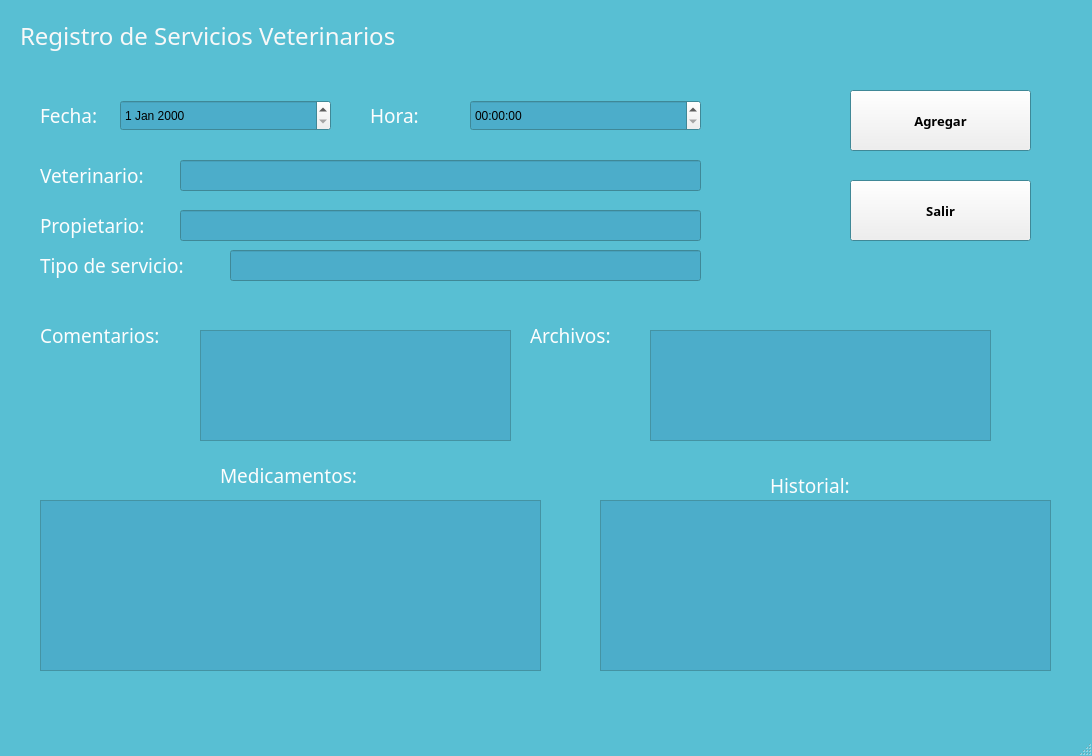
<?xml version="1.0" encoding="UTF-8"?>
<ui version="4.0">
 <class>MainWindow</class>
 <widget class="QMainWindow" name="MainWindow">
  <property name="geometry">
   <rect>
    <x>0</x>
    <y>0</y>
    <width>1092</width>
    <height>756</height>
   </rect>
  </property>
  <property name="palette">
   <palette>
    <active>
     <colorrole role="Base">
      <brush brushstyle="SolidPattern">
       <color alpha="255">
        <red>76</red>
        <green>173</green>
        <blue>202</blue>
       </color>
      </brush>
     </colorrole>
     <colorrole role="Window">
      <brush brushstyle="SolidPattern">
       <color alpha="255">
        <red>88</red>
        <green>191</green>
        <blue>211</blue>
       </color>
      </brush>
     </colorrole>
    </active>
    <inactive>
     <colorrole role="Base">
      <brush brushstyle="SolidPattern">
       <color alpha="255">
        <red>76</red>
        <green>173</green>
        <blue>202</blue>
       </color>
      </brush>
     </colorrole>
     <colorrole role="Window">
      <brush brushstyle="SolidPattern">
       <color alpha="255">
        <red>88</red>
        <green>191</green>
        <blue>211</blue>
       </color>
      </brush>
     </colorrole>
    </inactive>
    <disabled>
     <colorrole role="Base">
      <brush brushstyle="SolidPattern">
       <color alpha="255">
        <red>88</red>
        <green>191</green>
        <blue>211</blue>
       </color>
      </brush>
     </colorrole>
     <colorrole role="Window">
      <brush brushstyle="SolidPattern">
       <color alpha="255">
        <red>88</red>
        <green>191</green>
        <blue>211</blue>
       </color>
      </brush>
     </colorrole>
    </disabled>
   </palette>
  </property>
  <property name="windowTitle">
   <string>MainWindow</string>
  </property>
  <widget class="QWidget" name="centralwidget">
   <widget class="QLabel" name="label">
    <property name="geometry">
     <rect>
      <x>40</x>
      <y>90</y>
      <width>91</width>
      <height>51</height>
     </rect>
    </property>
    <property name="palette">
     <palette>
      <active>
       <colorrole role="WindowText">
        <brush brushstyle="SolidPattern">
         <color alpha="255">
          <red>253</red>
          <green>253</green>
          <blue>253</blue>
         </color>
        </brush>
       </colorrole>
       <colorrole role="Text">
        <brush brushstyle="SolidPattern">
         <color alpha="255">
          <red>247</red>
          <green>247</green>
          <blue>247</blue>
         </color>
        </brush>
       </colorrole>
      </active>
      <inactive>
       <colorrole role="WindowText">
        <brush brushstyle="SolidPattern">
         <color alpha="255">
          <red>253</red>
          <green>253</green>
          <blue>253</blue>
         </color>
        </brush>
       </colorrole>
       <colorrole role="Text">
        <brush brushstyle="SolidPattern">
         <color alpha="255">
          <red>247</red>
          <green>247</green>
          <blue>247</blue>
         </color>
        </brush>
       </colorrole>
      </inactive>
      <disabled>
       <colorrole role="WindowText">
        <brush brushstyle="SolidPattern">
         <color alpha="255">
          <red>120</red>
          <green>120</green>
          <blue>120</blue>
         </color>
        </brush>
       </colorrole>
       <colorrole role="Text">
        <brush brushstyle="SolidPattern">
         <color alpha="255">
          <red>120</red>
          <green>120</green>
          <blue>120</blue>
         </color>
        </brush>
       </colorrole>
      </disabled>
     </palette>
    </property>
    <property name="font">
     <font>
      <family>Century Gothic</family>
      <pointsize>14</pointsize>
     </font>
    </property>
    <property name="text">
     <string>Fecha:</string>
    </property>
   </widget>
   <widget class="QLabel" name="label_2">
    <property name="geometry">
     <rect>
      <x>20</x>
      <y>10</y>
      <width>531</width>
      <height>51</height>
     </rect>
    </property>
    <property name="palette">
     <palette>
      <active>
       <colorrole role="WindowText">
        <brush brushstyle="SolidPattern">
         <color alpha="255">
          <red>248</red>
          <green>248</green>
          <blue>248</blue>
         </color>
        </brush>
       </colorrole>
       <colorrole role="Text">
        <brush brushstyle="SolidPattern">
         <color alpha="255">
          <red>249</red>
          <green>249</green>
          <blue>249</blue>
         </color>
        </brush>
       </colorrole>
       <colorrole role="ButtonText">
        <brush brushstyle="SolidPattern">
         <color alpha="255">
          <red>246</red>
          <green>246</green>
          <blue>253</blue>
         </color>
        </brush>
       </colorrole>
      </active>
      <inactive>
       <colorrole role="WindowText">
        <brush brushstyle="SolidPattern">
         <color alpha="255">
          <red>248</red>
          <green>248</green>
          <blue>248</blue>
         </color>
        </brush>
       </colorrole>
       <colorrole role="Text">
        <brush brushstyle="SolidPattern">
         <color alpha="255">
          <red>249</red>
          <green>249</green>
          <blue>249</blue>
         </color>
        </brush>
       </colorrole>
       <colorrole role="ButtonText">
        <brush brushstyle="SolidPattern">
         <color alpha="255">
          <red>246</red>
          <green>246</green>
          <blue>253</blue>
         </color>
        </brush>
       </colorrole>
      </inactive>
      <disabled>
       <colorrole role="WindowText">
        <brush brushstyle="SolidPattern">
         <color alpha="255">
          <red>120</red>
          <green>120</green>
          <blue>120</blue>
         </color>
        </brush>
       </colorrole>
       <colorrole role="Text">
        <brush brushstyle="SolidPattern">
         <color alpha="255">
          <red>120</red>
          <green>120</green>
          <blue>120</blue>
         </color>
        </brush>
       </colorrole>
       <colorrole role="ButtonText">
        <brush brushstyle="SolidPattern">
         <color alpha="255">
          <red>120</red>
          <green>120</green>
          <blue>120</blue>
         </color>
        </brush>
       </colorrole>
      </disabled>
     </palette>
    </property>
    <property name="font">
     <font>
      <family>Century Gothic</family>
      <pointsize>18</pointsize>
      <weight>50</weight>
      <bold>false</bold>
     </font>
    </property>
    <property name="text">
     <string>Registro de Servicios Veterinarios</string>
    </property>
   </widget>
   <widget class="QDateEdit" name="fecha">
    <property name="geometry">
     <rect>
      <x>120</x>
      <y>100</y>
      <width>211</width>
      <height>31</height>
     </rect>
    </property>
   </widget>
   <widget class="QLabel" name="label_3">
    <property name="geometry">
     <rect>
      <x>370</x>
      <y>90</y>
      <width>91</width>
      <height>51</height>
     </rect>
    </property>
    <property name="palette">
     <palette>
      <active>
       <colorrole role="WindowText">
        <brush brushstyle="SolidPattern">
         <color alpha="255">
          <red>253</red>
          <green>253</green>
          <blue>253</blue>
         </color>
        </brush>
       </colorrole>
       <colorrole role="Text">
        <brush brushstyle="SolidPattern">
         <color alpha="255">
          <red>247</red>
          <green>247</green>
          <blue>247</blue>
         </color>
        </brush>
       </colorrole>
      </active>
      <inactive>
       <colorrole role="WindowText">
        <brush brushstyle="SolidPattern">
         <color alpha="255">
          <red>253</red>
          <green>253</green>
          <blue>253</blue>
         </color>
        </brush>
       </colorrole>
       <colorrole role="Text">
        <brush brushstyle="SolidPattern">
         <color alpha="255">
          <red>247</red>
          <green>247</green>
          <blue>247</blue>
         </color>
        </brush>
       </colorrole>
      </inactive>
      <disabled>
       <colorrole role="WindowText">
        <brush brushstyle="SolidPattern">
         <color alpha="255">
          <red>120</red>
          <green>120</green>
          <blue>120</blue>
         </color>
        </brush>
       </colorrole>
       <colorrole role="Text">
        <brush brushstyle="SolidPattern">
         <color alpha="255">
          <red>120</red>
          <green>120</green>
          <blue>120</blue>
         </color>
        </brush>
       </colorrole>
      </disabled>
     </palette>
    </property>
    <property name="font">
     <font>
      <family>Century Gothic</family>
      <pointsize>14</pointsize>
     </font>
    </property>
    <property name="text">
     <string>Hora:</string>
    </property>
   </widget>
   <widget class="QTimeEdit" name="hora">
    <property name="geometry">
     <rect>
      <x>470</x>
      <y>100</y>
      <width>231</width>
      <height>31</height>
     </rect>
    </property>
   </widget>
   <widget class="QLabel" name="label_4">
    <property name="geometry">
     <rect>
      <x>40</x>
      <y>150</y>
      <width>151</width>
      <height>51</height>
     </rect>
    </property>
    <property name="palette">
     <palette>
      <active>
       <colorrole role="WindowText">
        <brush brushstyle="SolidPattern">
         <color alpha="255">
          <red>253</red>
          <green>253</green>
          <blue>253</blue>
         </color>
        </brush>
       </colorrole>
       <colorrole role="Text">
        <brush brushstyle="SolidPattern">
         <color alpha="255">
          <red>247</red>
          <green>247</green>
          <blue>247</blue>
         </color>
        </brush>
       </colorrole>
      </active>
      <inactive>
       <colorrole role="WindowText">
        <brush brushstyle="SolidPattern">
         <color alpha="255">
          <red>253</red>
          <green>253</green>
          <blue>253</blue>
         </color>
        </brush>
       </colorrole>
       <colorrole role="Text">
        <brush brushstyle="SolidPattern">
         <color alpha="255">
          <red>247</red>
          <green>247</green>
          <blue>247</blue>
         </color>
        </brush>
       </colorrole>
      </inactive>
      <disabled>
       <colorrole role="WindowText">
        <brush brushstyle="SolidPattern">
         <color alpha="255">
          <red>120</red>
          <green>120</green>
          <blue>120</blue>
         </color>
        </brush>
       </colorrole>
       <colorrole role="Text">
        <brush brushstyle="SolidPattern">
         <color alpha="255">
          <red>120</red>
          <green>120</green>
          <blue>120</blue>
         </color>
        </brush>
       </colorrole>
      </disabled>
     </palette>
    </property>
    <property name="font">
     <font>
      <family>Century Gothic</family>
      <pointsize>14</pointsize>
     </font>
    </property>
    <property name="text">
     <string>Veterinario:</string>
    </property>
   </widget>
   <widget class="QLineEdit" name="veterinarionombre">
    <property name="geometry">
     <rect>
      <x>180</x>
      <y>160</y>
      <width>521</width>
      <height>31</height>
     </rect>
    </property>
   </widget>
   <widget class="QLabel" name="label_5">
    <property name="geometry">
     <rect>
      <x>40</x>
      <y>200</y>
      <width>151</width>
      <height>51</height>
     </rect>
    </property>
    <property name="palette">
     <palette>
      <active>
       <colorrole role="WindowText">
        <brush brushstyle="SolidPattern">
         <color alpha="255">
          <red>253</red>
          <green>253</green>
          <blue>253</blue>
         </color>
        </brush>
       </colorrole>
       <colorrole role="Text">
        <brush brushstyle="SolidPattern">
         <color alpha="255">
          <red>247</red>
          <green>247</green>
          <blue>247</blue>
         </color>
        </brush>
       </colorrole>
      </active>
      <inactive>
       <colorrole role="WindowText">
        <brush brushstyle="SolidPattern">
         <color alpha="255">
          <red>253</red>
          <green>253</green>
          <blue>253</blue>
         </color>
        </brush>
       </colorrole>
       <colorrole role="Text">
        <brush brushstyle="SolidPattern">
         <color alpha="255">
          <red>247</red>
          <green>247</green>
          <blue>247</blue>
         </color>
        </brush>
       </colorrole>
      </inactive>
      <disabled>
       <colorrole role="WindowText">
        <brush brushstyle="SolidPattern">
         <color alpha="255">
          <red>120</red>
          <green>120</green>
          <blue>120</blue>
         </color>
        </brush>
       </colorrole>
       <colorrole role="Text">
        <brush brushstyle="SolidPattern">
         <color alpha="255">
          <red>120</red>
          <green>120</green>
          <blue>120</blue>
         </color>
        </brush>
       </colorrole>
      </disabled>
     </palette>
    </property>
    <property name="font">
     <font>
      <family>Century Gothic</family>
      <pointsize>14</pointsize>
     </font>
    </property>
    <property name="text">
     <string>Propietario:</string>
    </property>
   </widget>
   <widget class="QLineEdit" name="propietarionombre">
    <property name="geometry">
     <rect>
      <x>180</x>
      <y>210</y>
      <width>521</width>
      <height>31</height>
     </rect>
    </property>
   </widget>
   <widget class="QLabel" name="label_6">
    <property name="geometry">
     <rect>
      <x>40</x>
      <y>240</y>
      <width>191</width>
      <height>51</height>
     </rect>
    </property>
    <property name="palette">
     <palette>
      <active>
       <colorrole role="WindowText">
        <brush brushstyle="SolidPattern">
         <color alpha="255">
          <red>253</red>
          <green>253</green>
          <blue>253</blue>
         </color>
        </brush>
       </colorrole>
       <colorrole role="Text">
        <brush brushstyle="SolidPattern">
         <color alpha="255">
          <red>247</red>
          <green>247</green>
          <blue>247</blue>
         </color>
        </brush>
       </colorrole>
      </active>
      <inactive>
       <colorrole role="WindowText">
        <brush brushstyle="SolidPattern">
         <color alpha="255">
          <red>253</red>
          <green>253</green>
          <blue>253</blue>
         </color>
        </brush>
       </colorrole>
       <colorrole role="Text">
        <brush brushstyle="SolidPattern">
         <color alpha="255">
          <red>247</red>
          <green>247</green>
          <blue>247</blue>
         </color>
        </brush>
       </colorrole>
      </inactive>
      <disabled>
       <colorrole role="WindowText">
        <brush brushstyle="SolidPattern">
         <color alpha="255">
          <red>120</red>
          <green>120</green>
          <blue>120</blue>
         </color>
        </brush>
       </colorrole>
       <colorrole role="Text">
        <brush brushstyle="SolidPattern">
         <color alpha="255">
          <red>120</red>
          <green>120</green>
          <blue>120</blue>
         </color>
        </brush>
       </colorrole>
      </disabled>
     </palette>
    </property>
    <property name="font">
     <font>
      <family>Century Gothic</family>
      <pointsize>14</pointsize>
     </font>
    </property>
    <property name="text">
     <string>Tipo de servicio:</string>
    </property>
   </widget>
   <widget class="QLineEdit" name="tipodeservicio">
    <property name="geometry">
     <rect>
      <x>230</x>
      <y>250</y>
      <width>471</width>
      <height>31</height>
     </rect>
    </property>
   </widget>
   <widget class="QLabel" name="label_7">
    <property name="geometry">
     <rect>
      <x>40</x>
      <y>310</y>
      <width>171</width>
      <height>51</height>
     </rect>
    </property>
    <property name="palette">
     <palette>
      <active>
       <colorrole role="WindowText">
        <brush brushstyle="SolidPattern">
         <color alpha="255">
          <red>253</red>
          <green>253</green>
          <blue>253</blue>
         </color>
        </brush>
       </colorrole>
       <colorrole role="Text">
        <brush brushstyle="SolidPattern">
         <color alpha="255">
          <red>247</red>
          <green>247</green>
          <blue>247</blue>
         </color>
        </brush>
       </colorrole>
      </active>
      <inactive>
       <colorrole role="WindowText">
        <brush brushstyle="SolidPattern">
         <color alpha="255">
          <red>253</red>
          <green>253</green>
          <blue>253</blue>
         </color>
        </brush>
       </colorrole>
       <colorrole role="Text">
        <brush brushstyle="SolidPattern">
         <color alpha="255">
          <red>247</red>
          <green>247</green>
          <blue>247</blue>
         </color>
        </brush>
       </colorrole>
      </inactive>
      <disabled>
       <colorrole role="WindowText">
        <brush brushstyle="SolidPattern">
         <color alpha="255">
          <red>120</red>
          <green>120</green>
          <blue>120</blue>
         </color>
        </brush>
       </colorrole>
       <colorrole role="Text">
        <brush brushstyle="SolidPattern">
         <color alpha="255">
          <red>120</red>
          <green>120</green>
          <blue>120</blue>
         </color>
        </brush>
       </colorrole>
      </disabled>
     </palette>
    </property>
    <property name="font">
     <font>
      <family>Century Gothic</family>
      <pointsize>14</pointsize>
     </font>
    </property>
    <property name="text">
     <string>Comentarios:</string>
    </property>
   </widget>
   <widget class="QTextEdit" name="comentario">
    <property name="geometry">
     <rect>
      <x>200</x>
      <y>330</y>
      <width>311</width>
      <height>111</height>
     </rect>
    </property>
   </widget>
   <widget class="QLabel" name="label_8">
    <property name="geometry">
     <rect>
      <x>220</x>
      <y>450</y>
      <width>201</width>
      <height>51</height>
     </rect>
    </property>
    <property name="palette">
     <palette>
      <active>
       <colorrole role="WindowText">
        <brush brushstyle="SolidPattern">
         <color alpha="255">
          <red>253</red>
          <green>253</green>
          <blue>253</blue>
         </color>
        </brush>
       </colorrole>
       <colorrole role="Text">
        <brush brushstyle="SolidPattern">
         <color alpha="255">
          <red>247</red>
          <green>247</green>
          <blue>247</blue>
         </color>
        </brush>
       </colorrole>
      </active>
      <inactive>
       <colorrole role="WindowText">
        <brush brushstyle="SolidPattern">
         <color alpha="255">
          <red>253</red>
          <green>253</green>
          <blue>253</blue>
         </color>
        </brush>
       </colorrole>
       <colorrole role="Text">
        <brush brushstyle="SolidPattern">
         <color alpha="255">
          <red>247</red>
          <green>247</green>
          <blue>247</blue>
         </color>
        </brush>
       </colorrole>
      </inactive>
      <disabled>
       <colorrole role="WindowText">
        <brush brushstyle="SolidPattern">
         <color alpha="255">
          <red>120</red>
          <green>120</green>
          <blue>120</blue>
         </color>
        </brush>
       </colorrole>
       <colorrole role="Text">
        <brush brushstyle="SolidPattern">
         <color alpha="255">
          <red>120</red>
          <green>120</green>
          <blue>120</blue>
         </color>
        </brush>
       </colorrole>
      </disabled>
     </palette>
    </property>
    <property name="font">
     <font>
      <family>Century Gothic</family>
      <pointsize>14</pointsize>
     </font>
    </property>
    <property name="text">
     <string>Medicamentos:</string>
    </property>
   </widget>
   <widget class="QLabel" name="label_9">
    <property name="geometry">
     <rect>
      <x>530</x>
      <y>310</y>
      <width>121</width>
      <height>51</height>
     </rect>
    </property>
    <property name="palette">
     <palette>
      <active>
       <colorrole role="WindowText">
        <brush brushstyle="SolidPattern">
         <color alpha="255">
          <red>253</red>
          <green>253</green>
          <blue>253</blue>
         </color>
        </brush>
       </colorrole>
       <colorrole role="Text">
        <brush brushstyle="SolidPattern">
         <color alpha="255">
          <red>247</red>
          <green>247</green>
          <blue>247</blue>
         </color>
        </brush>
       </colorrole>
      </active>
      <inactive>
       <colorrole role="WindowText">
        <brush brushstyle="SolidPattern">
         <color alpha="255">
          <red>253</red>
          <green>253</green>
          <blue>253</blue>
         </color>
        </brush>
       </colorrole>
       <colorrole role="Text">
        <brush brushstyle="SolidPattern">
         <color alpha="255">
          <red>247</red>
          <green>247</green>
          <blue>247</blue>
         </color>
        </brush>
       </colorrole>
      </inactive>
      <disabled>
       <colorrole role="WindowText">
        <brush brushstyle="SolidPattern">
         <color alpha="255">
          <red>120</red>
          <green>120</green>
          <blue>120</blue>
         </color>
        </brush>
       </colorrole>
       <colorrole role="Text">
        <brush brushstyle="SolidPattern">
         <color alpha="255">
          <red>120</red>
          <green>120</green>
          <blue>120</blue>
         </color>
        </brush>
       </colorrole>
      </disabled>
     </palette>
    </property>
    <property name="font">
     <font>
      <family>Century Gothic</family>
      <pointsize>14</pointsize>
     </font>
    </property>
    <property name="text">
     <string>Archivos:</string>
    </property>
   </widget>
   <widget class="QTextEdit" name="archivos">
    <property name="geometry">
     <rect>
      <x>650</x>
      <y>330</y>
      <width>341</width>
      <height>111</height>
     </rect>
    </property>
   </widget>
   <widget class="QTextEdit" name="medicamentos">
    <property name="geometry">
     <rect>
      <x>40</x>
      <y>500</y>
      <width>501</width>
      <height>171</height>
     </rect>
    </property>
   </widget>
   <widget class="QPushButton" name="btn_agregar">
    <property name="geometry">
     <rect>
      <x>850</x>
      <y>90</y>
      <width>181</width>
      <height>61</height>
     </rect>
    </property>
    <property name="font">
     <font>
      <family>Century Gothic</family>
      <pointsize>10</pointsize>
      <weight>75</weight>
      <bold>true</bold>
     </font>
    </property>
    <property name="text">
     <string>Agregar</string>
    </property>
   </widget>
   <widget class="QLabel" name="label_10">
    <property name="geometry">
     <rect>
      <x>770</x>
      <y>460</y>
      <width>101</width>
      <height>51</height>
     </rect>
    </property>
    <property name="palette">
     <palette>
      <active>
       <colorrole role="WindowText">
        <brush brushstyle="SolidPattern">
         <color alpha="255">
          <red>253</red>
          <green>253</green>
          <blue>253</blue>
         </color>
        </brush>
       </colorrole>
       <colorrole role="Text">
        <brush brushstyle="SolidPattern">
         <color alpha="255">
          <red>247</red>
          <green>247</green>
          <blue>247</blue>
         </color>
        </brush>
       </colorrole>
      </active>
      <inactive>
       <colorrole role="WindowText">
        <brush brushstyle="SolidPattern">
         <color alpha="255">
          <red>253</red>
          <green>253</green>
          <blue>253</blue>
         </color>
        </brush>
       </colorrole>
       <colorrole role="Text">
        <brush brushstyle="SolidPattern">
         <color alpha="255">
          <red>247</red>
          <green>247</green>
          <blue>247</blue>
         </color>
        </brush>
       </colorrole>
      </inactive>
      <disabled>
       <colorrole role="WindowText">
        <brush brushstyle="SolidPattern">
         <color alpha="255">
          <red>120</red>
          <green>120</green>
          <blue>120</blue>
         </color>
        </brush>
       </colorrole>
       <colorrole role="Text">
        <brush brushstyle="SolidPattern">
         <color alpha="255">
          <red>120</red>
          <green>120</green>
          <blue>120</blue>
         </color>
        </brush>
       </colorrole>
      </disabled>
     </palette>
    </property>
    <property name="font">
     <font>
      <family>Century Gothic</family>
      <pointsize>14</pointsize>
     </font>
    </property>
    <property name="text">
     <string>Historial:</string>
    </property>
   </widget>
   <widget class="QTextEdit" name="historial">
    <property name="geometry">
     <rect>
      <x>600</x>
      <y>500</y>
      <width>451</width>
      <height>171</height>
     </rect>
    </property>
   </widget>
   <widget class="QPushButton" name="btn_salir">
    <property name="geometry">
     <rect>
      <x>850</x>
      <y>180</y>
      <width>181</width>
      <height>61</height>
     </rect>
    </property>
    <property name="font">
     <font>
      <family>Century Gothic</family>
      <pointsize>10</pointsize>
      <weight>75</weight>
      <bold>true</bold>
     </font>
    </property>
    <property name="text">
     <string>Salir</string>
    </property>
   </widget>
  </widget>
  <widget class="QMenuBar" name="menubar">
   <property name="geometry">
    <rect>
     <x>0</x>
     <y>0</y>
     <width>1092</width>
     <height>26</height>
    </rect>
   </property>
  </widget>
  <widget class="QStatusBar" name="statusbar"/>
 </widget>
 <resources/>
 <connections/>
</ui>
